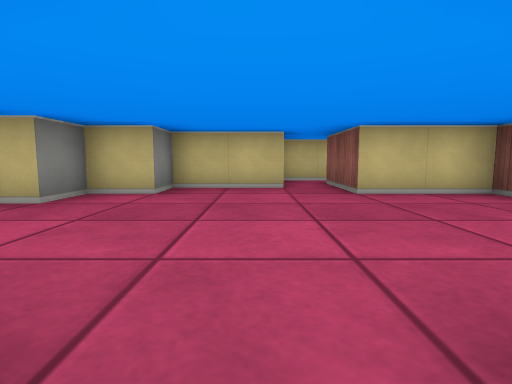
[1] (above)

21 first-person views from a walk through a cub3D ray-caster map. The camera is about half as high as the walls, tilts 6° down and sees 80° across. The floor is counted in squares. Each view is taken from the middle of a square. On the plan, view 1 faces up. The plan holds only what a view shows up to about 9 squares ahead; the rest is blank.

[2]
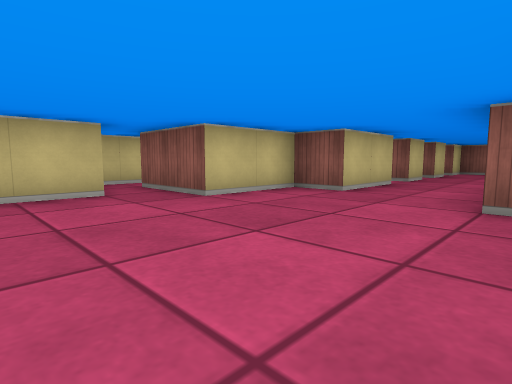

[3]
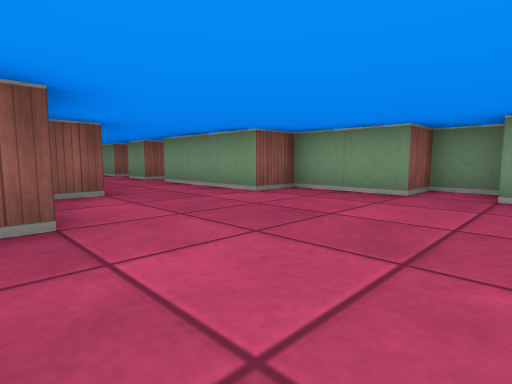

[4]
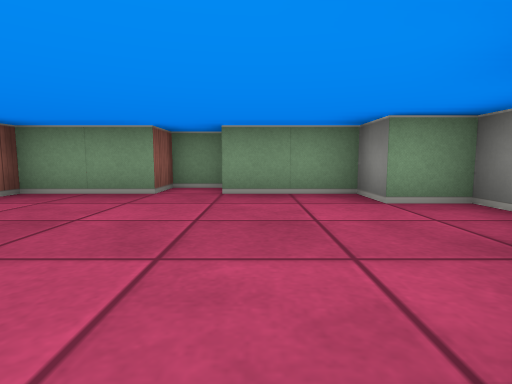

[5]
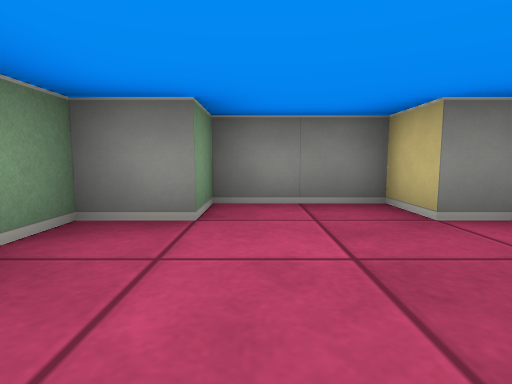

[6]
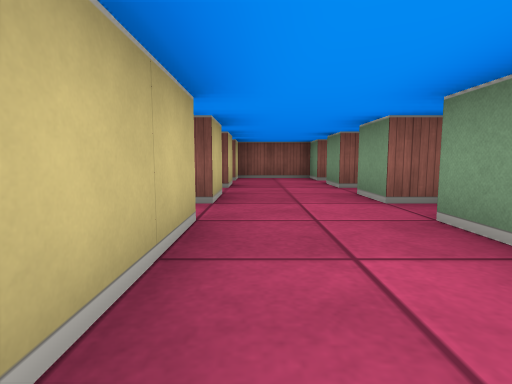

[7]
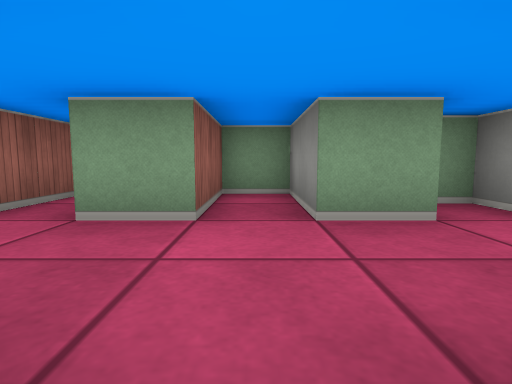

[8]
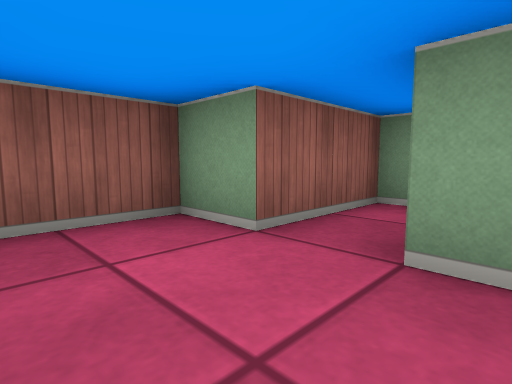

[9]
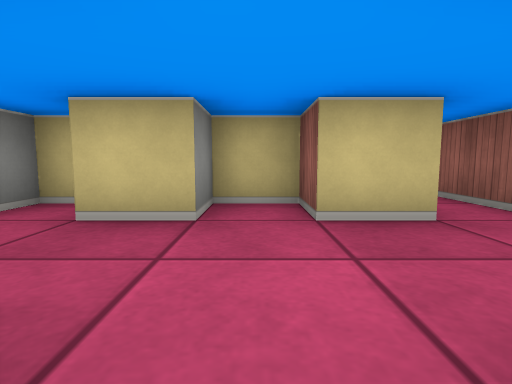

[10]
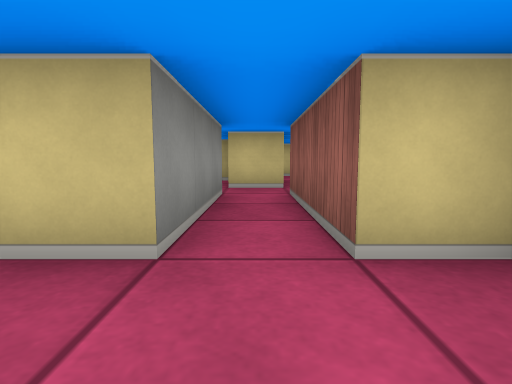

[11]
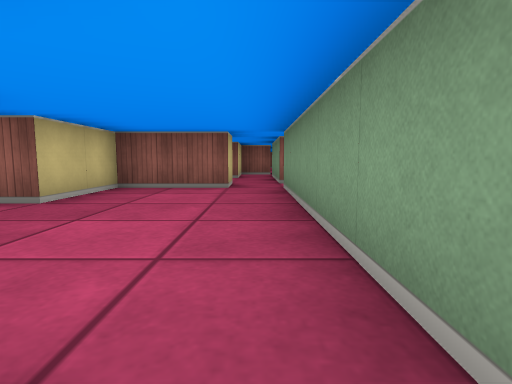

[12]
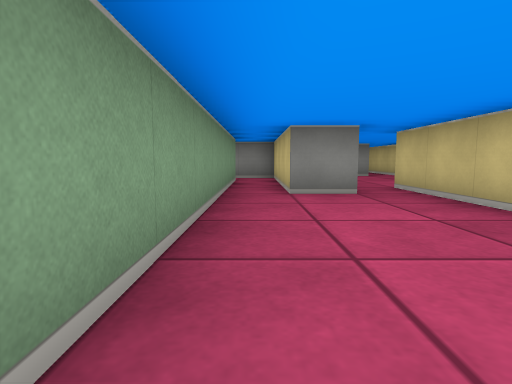

[13]
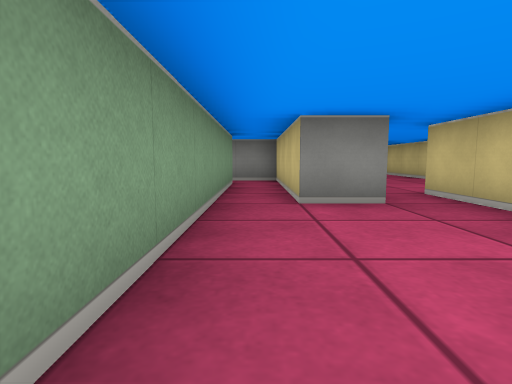

[14]
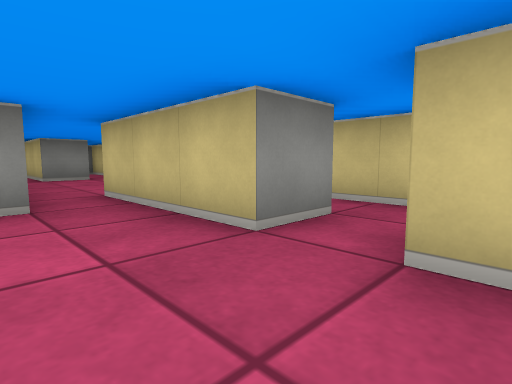

[15]
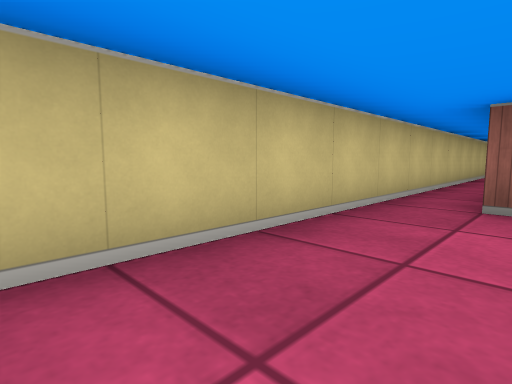

[16]
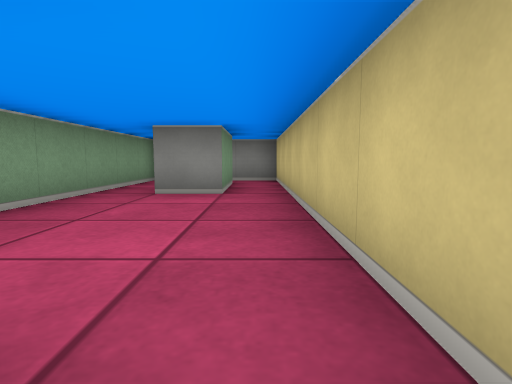

[17]
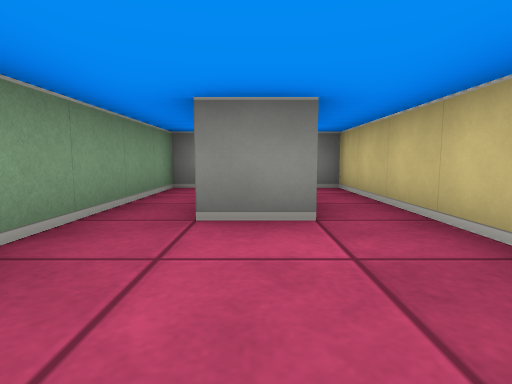

[18]
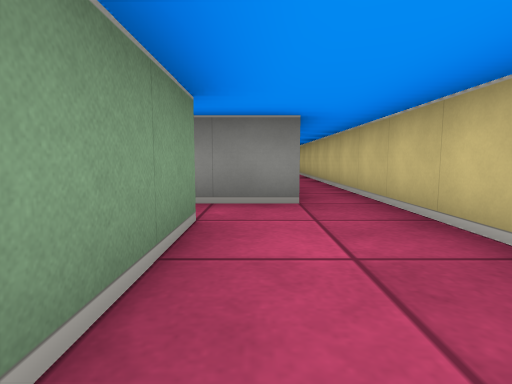

[19]
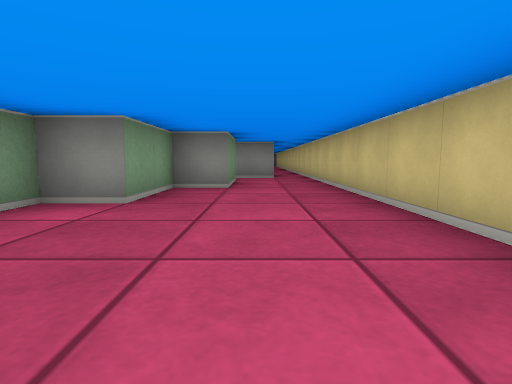

[20]
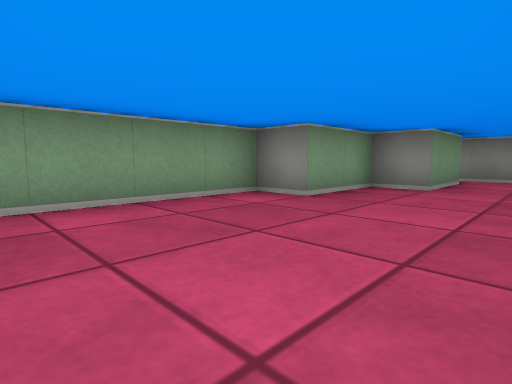

[21]
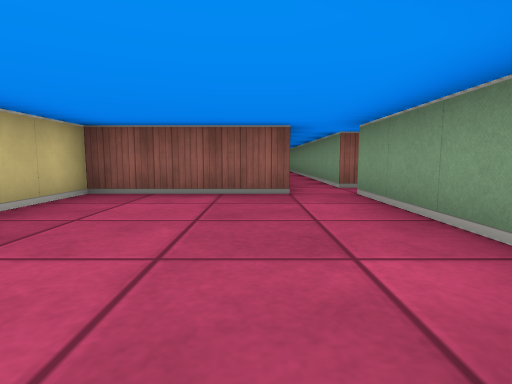

### Floor plan
Points are (right, up) in squares from view 1. A wall is a line through its corners. A room is listed if a view was taken in it or the views show most of it. See-through windows are left out.
Room 1 (views 1, 2, 3, 4, 5, 6)
walls: (0.6, 5.5) (-1.5, 5.5) (-1.5, 4.5) (-2.5, 4.5) (-2.5, 3.5) (-3.5, 3.5) (-3.5, 1.5) (-2.5, 1.5) (-2.5, 0.5) (-0.5, 0.5); (-0.5, -0.5) (0.5, -0.5) (0.5, 0.5) (2.5, 0.5) (2.5, 1.5) (5.5, 1.5); (5.5, 3.5) (3.5, 3.5) (3.5, 4.5) (1.5, 4.5) (1.5, 5.5); (5.5, 1.1) (5.5, 0.5) (6, 0.5); (6, 4.5) (5.5, 4.5) (5.5, 3.9); (6.5, 3.5) (6.5, 4); (6.5, 0.9) (6.5, 1.5)
ways out: opening at (7, 2.5) to room 2; opening at (1, 6) to room 4
Room 2 (views 7, 8, 9)
walls: (6.5, 1.5) (7.5, 1.5) (7.5, -0.5) (8.5, -0.5) (8.5, 1.5) (9.5, 1.5); (9.5, 3.5) (8.5, 3.5) (8.5, 4.5) (7.5, 4.5) (7.5, 3.5) (6.5, 3.5)
ways out: opening at (7, 2.5) to room 1; opening at (9, 2.5) to room 3
Room 3 (view 10)
walls: (10.5, -0.6) (10.5, 1.5) (11.5, 1.5) (11.5, 3.5) (10.5, 3.5)
ways out: opening at (9, 2.5) to room 2; opening at (10, 4) to room 8
Room 4 (views 11, 12, 13, 14)
walls: (6.5, 9.5) (4.5, 9.5); (4.5, 8.6) (4.5, 7.5) (0.5, 7.5) (0.5, 6.4); (9.5, 7.5) (9.5, 9.5) (7.5, 9.5); (1.5, 5.5) (1.5, 6.5) (9.5, 6.5)
ways out: opening at (1, 6) to room 1; opening at (4, 9) to room 5; opening at (7, 10) to room 5; opening at (9, 7) to room 8
Room 5 (views 15, 16, 17)
walls: (4.5, 9.5) (3.5, 9.5); (-0.5, 10.5) (-0.5, 9.5) (-2.5, 9.5); (6.5, 10.6) (6.5, 9.5); (7.5, 9.5) (7.5, 10); (-2.5, 8.5) (1.1, 8.5); (10.5, 11.5) (-0.5, 11.5)
ways out: opening at (4, 9) to room 4; opening at (7, 10) to room 4; opening at (10, 11) to room 6; opening at (-1.5, 11) to room 9; opening at (-1.5, 9) to room 10
Room 6 (views 18, 19, 20, 21)
walls: (19.5, 8.4) (19.5, 11.5) (10.5, 11.5); (20.5, 7.5) (24.1, 7.5); (11.5, 9.5) (13.5, 9.5) (13.5, 8.5) (15.5, 8.5) (15.5, 7.5) (19.5, 7.5); (10.5, 10.6) (10.5, 9.2)
ways out: opening at (10, 11) to room 5; opening at (11, 9) to room 7; opening at (20, 7)
Room 7 (no view inside)
walls: (10.5, 6.5) (13, 6.5)
ways out: opening at (11, 9) to room 6; opening at (11, 7) to room 8; opening at (13, 7)
Room 8 (no view inside)
walls: (9.5, 6.5) (9.5, 3.5); (10.5, 7.5) (9.5, 7.5); (10.5, 3.5) (10.5, 6.5)
ways out: opening at (10, 4) to room 3; opening at (9, 7) to room 4; opening at (11, 7) to room 7
Room 9 (no view inside)
walls: (-2.5, 10.5) (-0.5, 10.5); (-0.5, 11.5) (-3.5, 11.5) (-3.5, 9.5)
ways out: opening at (-1.5, 11) to room 5; opening at (-3, 10) to room 10
Room 10 (no view inside)
walls: (-3.5, 9.5) (-3.5, 8.5) (-2.5, 8.5)
ways out: opening at (-1.5, 9) to room 5; opening at (-3, 10) to room 9

Where each view was taken, in squares from view 1:
view 1: 0 up, 0 right, facing up
view 2: 1 up, 1 left, facing up-right
view 3: 5 up, 1 left, facing down-right
view 4: 5 up, 1 left, facing down
view 5: 2 up, 0 right, facing left
view 6: 3 up, 3 right, facing right
view 7: 4 up, 8 right, facing down
view 8: 3 up, 9 right, facing down-right
view 9: 1 up, 8 right, facing up
view 10: 2 up, 10 right, facing up
view 11: 7 up, 4 right, facing right
view 12: 7 up, 9 right, facing left
view 13: 7 up, 8 right, facing left
view 14: 8 up, 8 right, facing up-left
view 15: 10 up, 0 right, facing up-right
view 16: 11 up, 4 right, facing left
view 17: 10 up, 2 right, facing left
view 18: 10 up, 14 right, facing left
view 19: 10 up, 19 right, facing left
view 20: 11 up, 19 right, facing down-left
view 21: 9 up, 15 right, facing right
